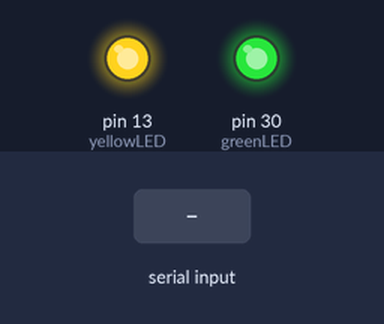
Recording of a sketch running on a simulated Arduino Mega 2560, built with avr-gcc and run on an emulated ATmega2560. On the bench: output pins drawn as LEDs (lit = HIGH). The test bench sets the inputs (shaded band). What the sketch prints to the serial monitor is not drawn.

Above: at 1.2 s.
1.3 s: byte 30 received over Serial
At 1.37 s:
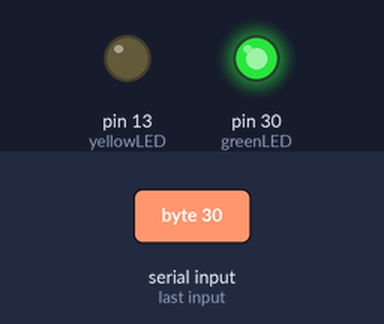
2.9 s: byte 90 received over Serial
At 3.8 s:
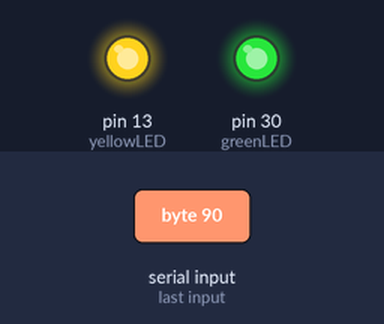
4.5 s: byte 120 received over Serial
At 4.57 s:
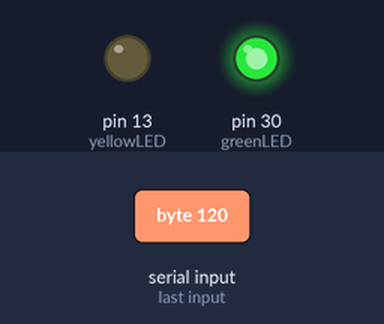
Timing chart, 0 to 7.5 s (numbered marks = the images above; inputs shaded):
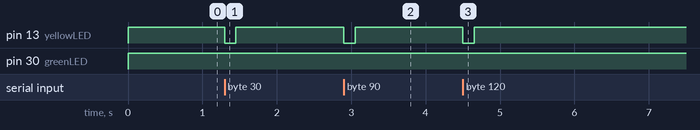

The sketch:

exercise2.ino
```cpp
/*
   exercise2.ino

    Created on: Oct 5, 2022,
    Author: Nikolaj Krebs,
    Lecture 3, Exercise 2 - while, Friday Sep. 30
*/

int yellowLED = 13; // The pin for the yellow LED.
int greenLED = 30; // The pin for the green LED.

void setup()
{
  Serial.begin(9600);

  // Make sure we can write to the yellow and green LED pins:
  pinMode(yellowLED, OUTPUT);
  pinMode(greenLED, OUTPUT);
}

void loop()
{
  digitalWrite(yellowLED, HIGH); // As long as we are not inside the while loop, the yellow LED will be lit, indicating idle station.
  digitalWrite(greenLED, HIGH); // Turn the green LED off when we are not inside the while loop. Remember; HIGH = off, LOW = on for the green led.

  // Serial.available() returns how many bytes of data there is in the serial monitor buffer.
  // When you type something in this value will increase and if you wrote anything we will jump inside
  // the while loop and run all the code inside it.
  while (Serial.available() > 0)
  {
    digitalWrite(yellowLED, LOW); // Turn off the yellow LED.

    delay(150); // Remember the delay needed.
    digitalWrite(greenLED, LOW); // Turn the green LED on while inside the while loop.

    char data = Serial.read(); // Get the text we wrote as a single char.
    Serial.println(data); // Print the char we just got above.
  }
}
```

Measured:
- after the input at 1.3 s, pin 13 (yellowLED): HIGH → LOW at once, → HIGH 0.15 s later
- after the input at 2.9 s, pin 13 (yellowLED): HIGH → LOW at once, → HIGH 0.15 s later
- after the input at 4.5 s, pin 13 (yellowLED): HIGH → LOW at once, → HIGH 0.15 s later
